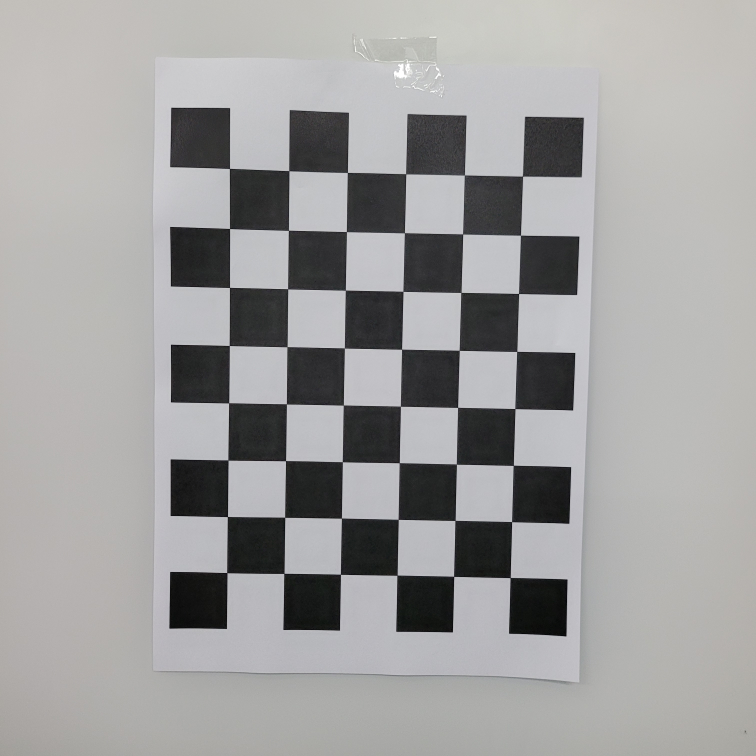
#> input picture main/pic2.jpg, 3024 x 3024 px (shown at 1/4 size)
$ python pattern2.py   (older library calls are emulated)
#> lines starting #> are read from the running program, lines starting #| are printed output that depends on the picture; after the words box and inside, x2 and y2 are one past the last pixel; in counts of white or black regions, pixels touching at a corner belong together
import cv2
import numpy as np
import matplotlib.pyplot as plt

def onMouse(x):
    pass

def sharpening(image, val):
    sharpening_1 = np.full((val,val), -1, dtype = np.int32)
    sharpening_1[(val-1)//2,(val-1)//2] = val**(2)

    dst = cv2.filter2D(image, -1, sharpening_1)
    return dst

def bluring():
    global val1
    global val2
    src = cv2.imread("pic2.jpg")
#> src is the input picture: shape (3024, 3024, 3); mean B, G, R 158.5, 158.8, 159.3
    src_rs = cv2.resize(src,dsize = (460,640))
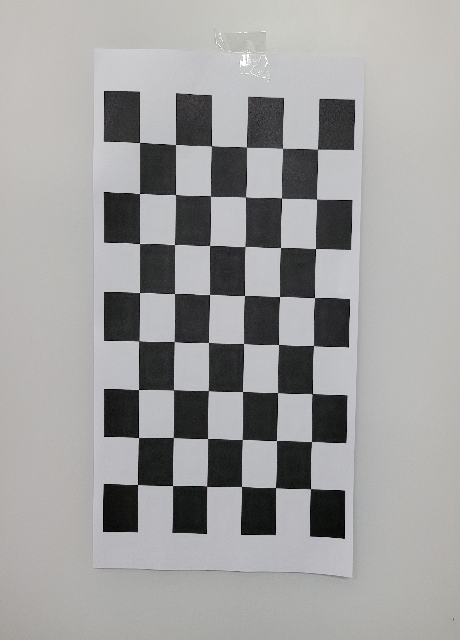
#> src_rs: shape (640, 460, 3); mean B, G, R 158.5, 158.7, 159.3
    gray = cv2.cvtColor(src_rs,cv2.COLOR_BGR2GRAY)

    cv2.namedWindow('Blur&Shap')
    cv2.createTrackbar('Gaussian', 'Blur&Shap', 0, 10, onMouse)
    cv2.createTrackbar('Sharpening', 'Blur&Shap', 0, 5, onMouse)

    val1 = cv2.getTrackbarPos('Gaussian', 'Blur&Shap')
    val2 = cv2.getTrackbarPos('Sharpening', 'Blur&Shap')

    while True:
        val1 = val1 * 2 + 1
        val2 = val2 * 2 + 1
        try:
            blur = cv2.GaussianBlur(gray, (val1, val1), 0)
            sharp = sharpening(blur, val2)

            cv2.imshow('Blur&Shap', blur)
            cv2.imshow('Blur&Shap', sharp)
        except:
            break
        if cv2.waitKey(10) != -1:
#> (key Esc is pressed here)
            break
        val1 = cv2.getTrackbarPos('Gaussian', 'Blur&Shap')
        val2 = cv2.getTrackbarPos('Sharpening', 'Blur&Shap')
    cv2.destroyAllWindows()

def findLocalMaximum(src):
    kernel = cv2.getStructuringElement(shape=cv2.MORPH_RECT,ksize=(50,50))
    dilate = cv2.dilate(src,kernel)
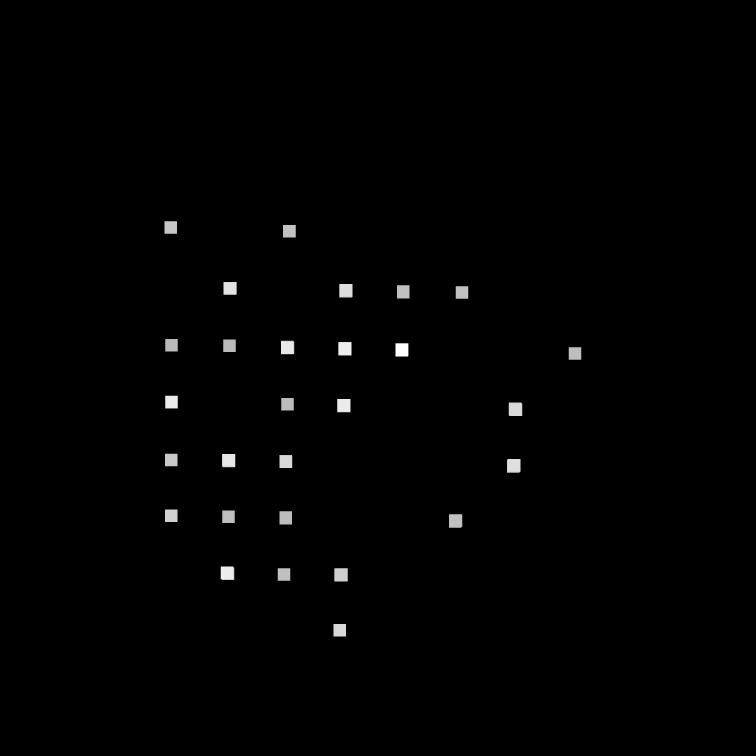
#> dilate: shape (3024, 3024) float32 (shown at 1/4 size); min 0, max 0.0146, mean 9.84e-05; drawn with min black and max white
    localMax = (src==dilate)
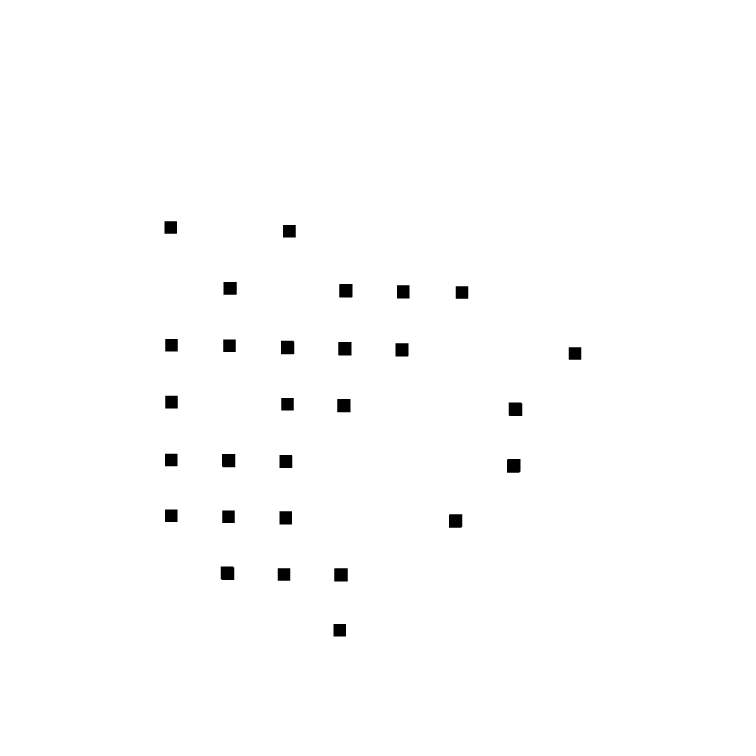
#> localMax: shape (3024, 3024) bool (shown at 1/4 size); 99.2% white; 28 black regions, largest, box (x1, y1, x2, y2) and area: (2028, 1836, 2082, 1891) 2947, (2035, 1610, 2089, 1664) 2900, (883, 2266, 937, 2320) 2891

    erode = cv2.erode(src,kernel)
#> erode: shape (3024, 3024) float32; every value is 0
    localMax2 = src>erode
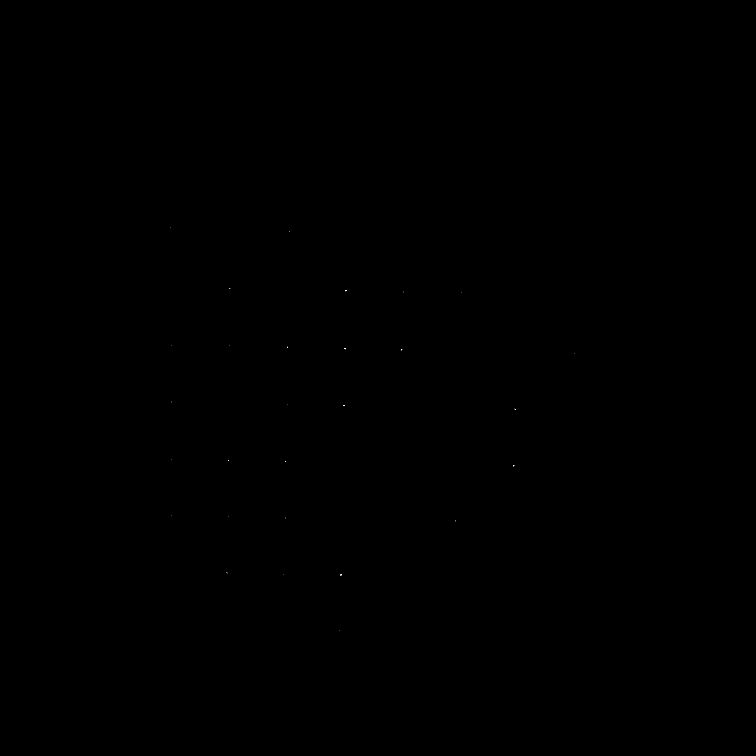
#> localMax2: shape (3024, 3024) bool (shown at 1/4 size); 0% white in thin lines or dots, all inside (x1, y1, x2, y2) = (682, 909, 2300, 2521)
    localMax &= localMax2
    points = np.argwhere(localMax == True)
#> points = 28 pairs, first value 909 to 2520, second value 682 to 2299
    points[:,[0,1]] = points[:,[1,0]]

    return points


def corners_detec(image):
    res = cv2.cornerHarris(image, blockSize = 5, ksize = 3,k = 0.01)
    ret, res = cv2.threshold(np.abs(res), 0.0106, 0, cv2.THRESH_TOZERO)

    res8 = cv2.normalize(res,None,0,255,cv2.NORM_MINMAX,dtype=cv2.CV_8U)

    corners = findLocalMaximum(res)
#> corners = 28 pairs, first value 682 to 2299, second value 909 to 2520
    corners = corners.astype(np.float32,order='C')
    term_crit = (cv2.TERM_CRITERIA_MAX_ITER+cv2.TERM_CRITERIA_EPS, 100, 0.05)
    corners2 = cv2.cornerSubPix(gray, corners, (5,5), (-1,-1), term_crit)
#> corners2 = 28 pairs, first value 680.6 to 2300.3, second value 907.5 to 2521.6
    return corners2, res8

def dot_choice(image):
    plt.imshow(image,'gray')
    print("===============Ginput================")
    print ("Please click")
    dot1 = (np.around(plt.ginput(2)).T).astype(np.int)

    return dot1

# [38 lines left out: function print_dot, not called in this run]

# main =============================================================================
bluring()

src = cv2.imread("pic2.jpg")
gray = cv2.cvtColor(src,cv2.COLOR_BGR2GRAY)
blur = cv2.GaussianBlur(gray, (val1, val1), 0)
sharp = sharpening(blur, val2)
corners1, res = corners_detec(sharp)
#> corners1 has the same summary as corners2 in corners_detec
print("===============num of corner1================")
print(corners1.shape[0])
#| 28
dst = src.copy()

for x,y in corners1:
    cv2.circle(dst,(x,y),30,(255,0,0),10)
#> this loop made 28 passes
#> (x, y) on passes 1 to 12: (680.6, 907.5), (1155.2, 922.6), (919.5, 1151.2), (1382.7, 1161.9), (1613.3, 1166.7), (1845.2, 1170.9), (683.6, 1378.6), (918.4, 1383.5), (1149.7, 1388.5), (1378.6, 1393.4), (1607.6, 1398.2), (2300.3, 1411.7)

plt.figure(figsize=(10,10))

imgae1=plt.subplot(1,2,1)
imgae1.set_title('1st res')
plt.axis('off')
plt.imshow(res, cmap="gray")

imgae2=plt.subplot(1,2,2)
imgae2.set_title('1st dst')
plt.axis('off')
plt.imshow(dst, cmap="gray")
#> (the run stopped early here; a loop or call above may not have finished)

$ run again, with main/pic3.jpg copied over main/pic2.jpg
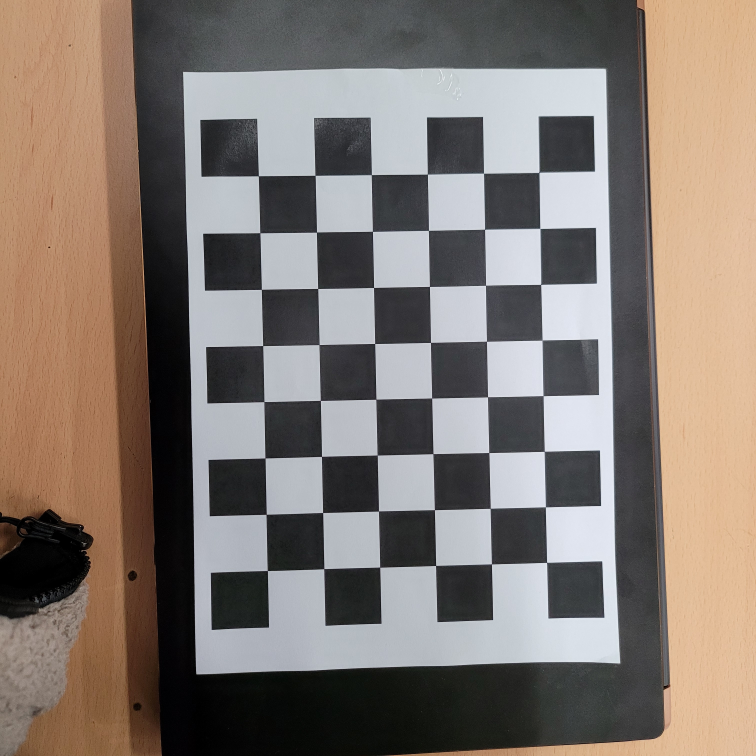
#> input picture main/pic3.jpg, 3024 x 3024 px (shown at 1/4 size)
#> in bluring, src is the input picture: shape (3024, 3024, 3); mean B, G, R 112.9, 120.1, 130.7
#> in findLocalMaximum, `dilate = cv2.dilate(src,kernel)`:
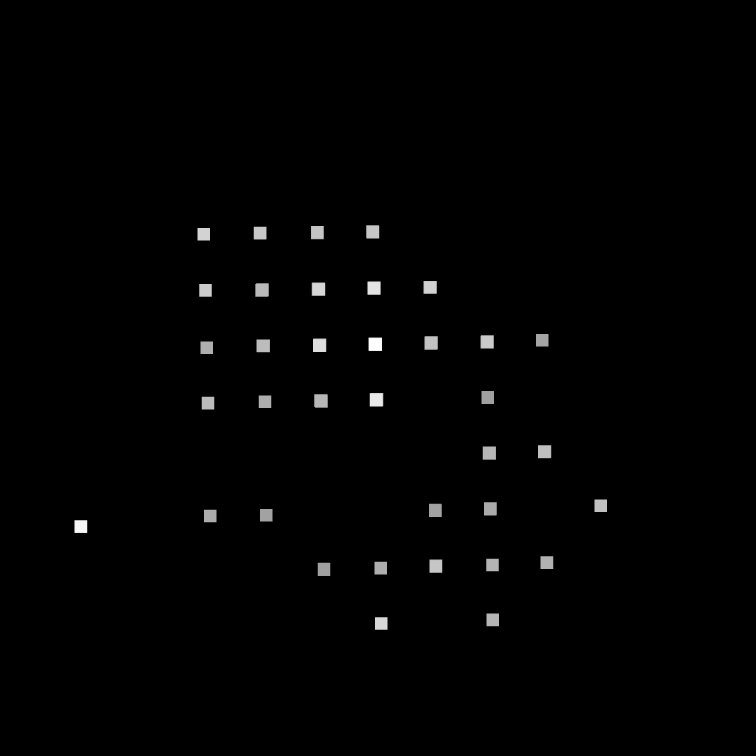
#> dilate: shape (3024, 3024) float32 (shown at 1/4 size); min 0, max 0.0173, mean 0.000137; drawn with min black and max white
#> in findLocalMaximum, `localMax = (src==dilate)`:
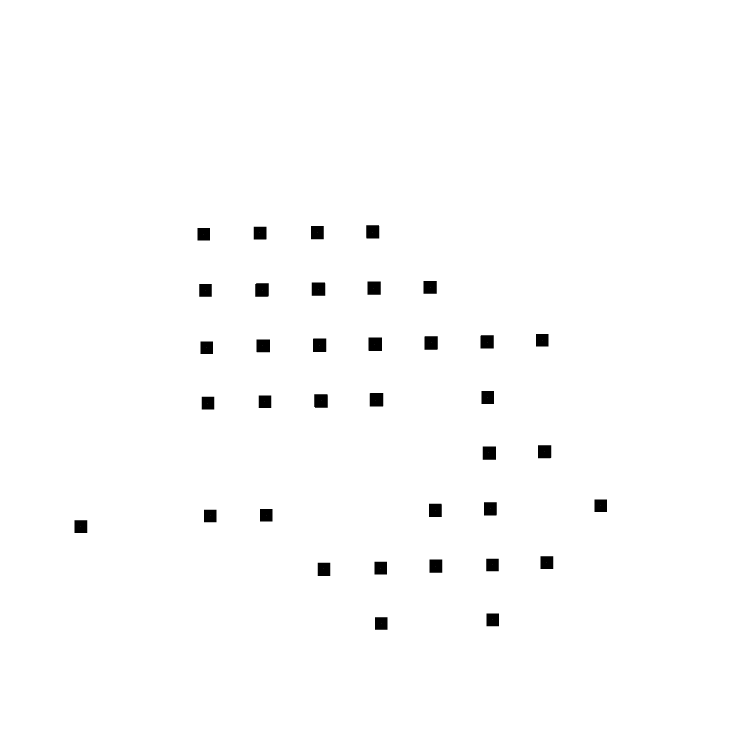
#> localMax: shape (3024, 3024) bool (shown at 1/4 size); 98.9% white; 36 black regions, largest, box (x1, y1, x2, y2) and area: (1474, 1350, 1528, 1404) 2913, (1479, 1572, 1533, 1626) 2912, (1257, 1577, 1311, 1631) 2902
#> erode: shape (3024, 3024) float32; every value is 0
#> localMax2: shape (3024, 3024) bool; 0% white in thin lines or dots, all inside (x1, y1, x2, y2) = (322, 925, 2403, 2494)
#> points = 36 pairs, first value 928 to 2493, second value 322 to 2402
#> corners = 36 pairs, first value 322 to 2402, second value 928 to 2493
#> corners2 = 36 pairs, first value 323.1 to 2403.4, second value 926.6 to 2494.5
#> corners1 has the same summary as corners2 in corners_detec
#| 36
#> the loop `for x,y in corners1:` made 36 passes
#> (x, y) on passes 1 to 8: (1267.3, 929.8), (1491.3, 926.6), (1041.1, 932.6), (812.4, 934.6), (1719.3, 1147.1), (1495.6, 1151.4), (1272.3, 1155.4), (819.4, 1161.8)

$ run again, with main/pic4.jpg copied over main/pic2.jpg
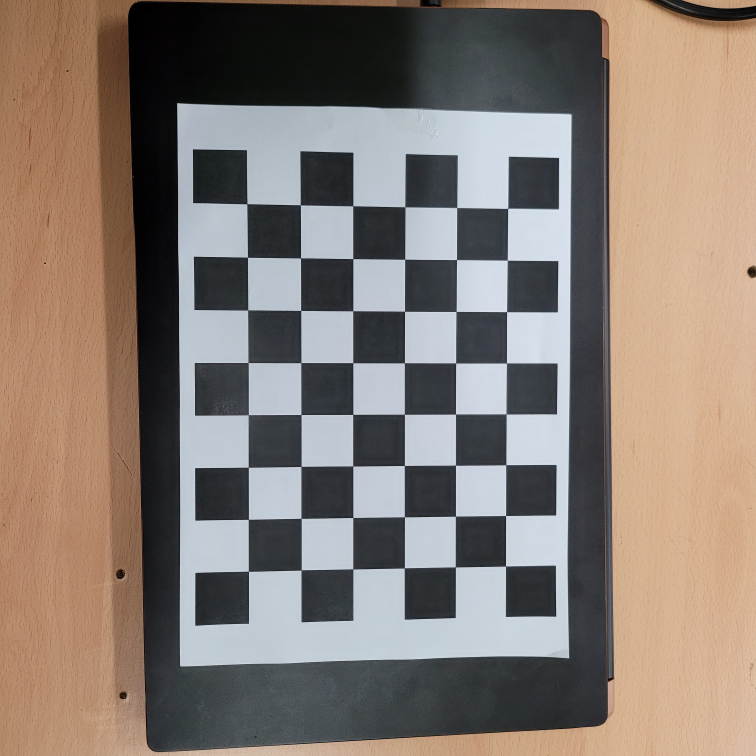
#> input picture main/pic4.jpg, 3024 x 3024 px (shown at 1/4 size)
#> in bluring, src is the input picture: shape (3024, 3024, 3); mean B, G, R 115.2, 123.6, 135.5
#> in findLocalMaximum, `localMax = (src==dilate)`:
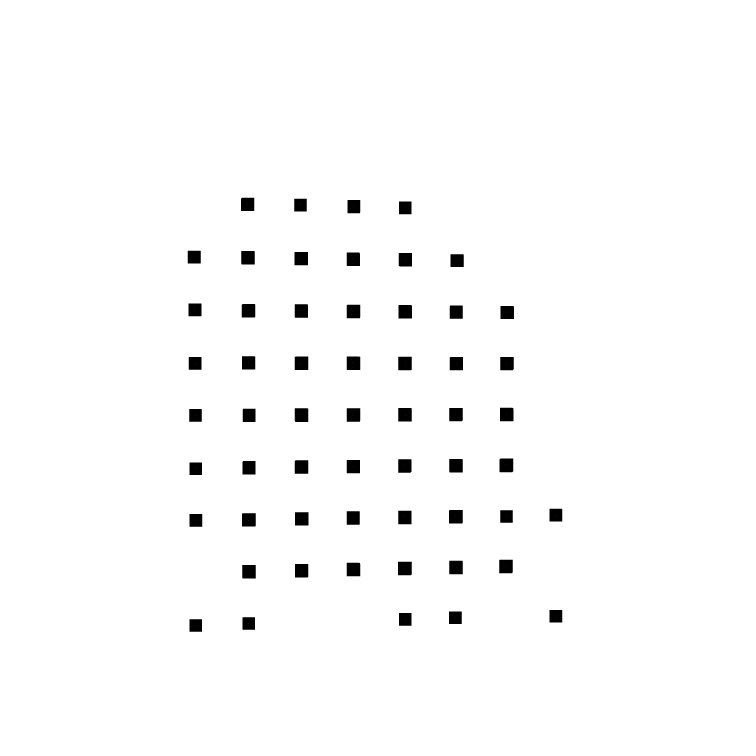
#> localMax: shape (3024, 3024) bool (shown at 1/4 size); 98.3% white; 57 black regions, largest, box (x1, y1, x2, y2) and area: (1998, 1834, 2053, 1889) 3007, (1592, 2247, 1647, 2301) 2962, (1796, 2040, 1851, 2094) 2961
#> erode: shape (3024, 3024) float32; every value is 0
#> localMax2: shape (3024, 3024) bool; 0.01% white in thin lines or dots, all inside (x1, y1, x2, y2) = (775, 815, 2224, 2502)
#> points = 57 pairs, first value 818 to 2501, second value 776 to 2223
#> corners = 57 pairs, first value 776 to 2223, second value 818 to 2501
#> corners2 = 57 pairs, first value 774.7 to 2224.3, second value 816.8 to 2502.3
#> corners1 has the same summary as corners2 in corners_detec
#| 57
#> the loop `for x,y in corners1:` made 57 passes
#> (x, y) on passes 1 to 8: (989.3, 816.8), (1202.7, 821.2), (1412.9, 825.3), (1621.1, 829.3), (774.7, 1026.6), (991.3, 1030.3), (1412.7, 1036.2), (1203.9, 1033.4)
#> after the loop `for x,y in corners1:`:
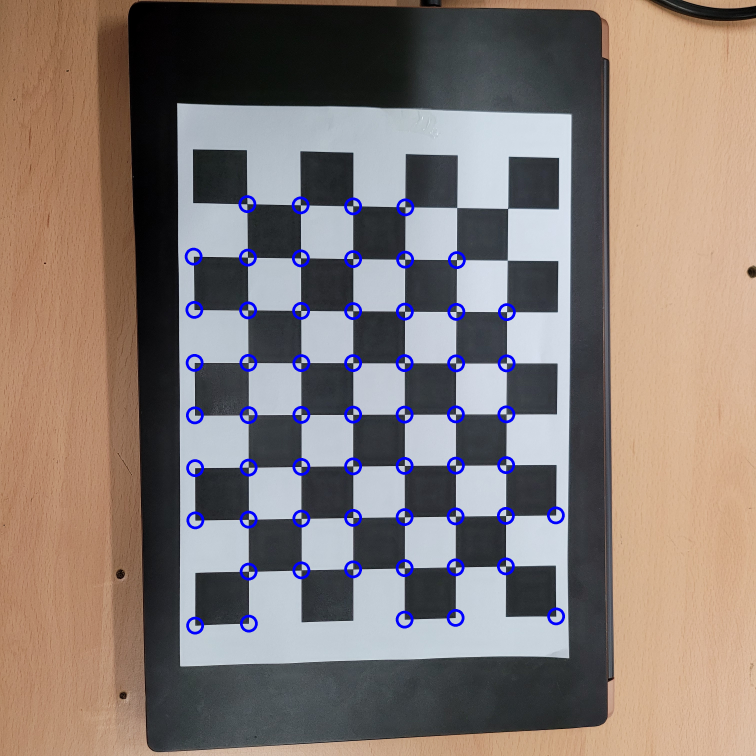
#> dst: shape (3024, 3024, 3) (shown at 1/4 size); mean B, G, R 116.6, 121.8, 133.8
